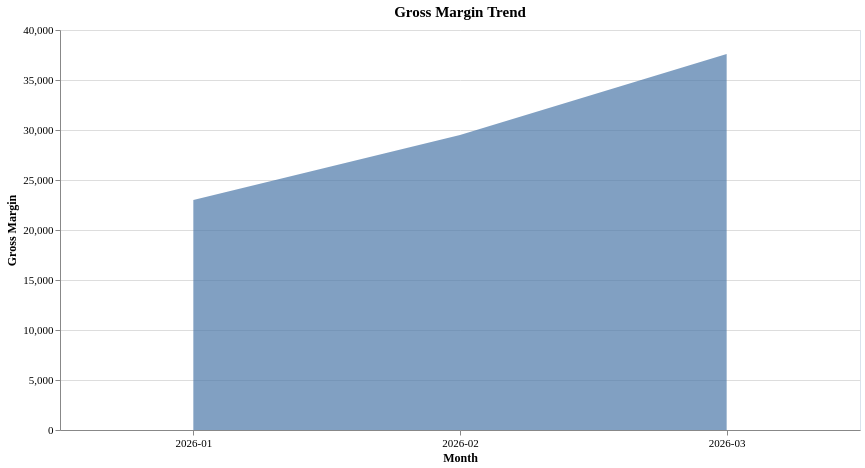

Vega-Lite specification stored for this chart:
### Vega-Lite specification from a JSON file in a GitHub repository (floating-point values rounded to 4 significant figures)
{"config": {"view": {"continuousWidth": 300, "continuousHeight": 300, "stroke": "#d9e2ec"}, "axis": {"labelAngle": 0, "labelFontSize": 11, "titleFontSize": 12, "titleFontWeight": 600, "labelFont": "Hanken Grotesk", "titleFont": "Hanken Grotesk"}, "legend": {"labelFontSize": 11, "titleFontSize": 12, "titleFontWeight": 600, "labelFont": "Hanken Grotesk", "titleFont": "Hanken Grotesk"}, "title": {"fontSize": 15, "fontWeight": 600, "subtitleFontSize": 12, "subtitleFontWeight": 400, "font": "Hanken Grotesk", "subtitleFont": "Hanken Grotesk"}}, "data": {"name": "data-a5580a457c02d3159a1615d25b441f69"}, "mark": {"type": "area", "opacity": 0.7}, "encoding": {"tooltip": [{"field": "month", "type": "nominal"}, {"field": "gross_margin", "type": "quantitative"}], "x": {"axis": {"labelAngle": 0}, "field": "month", "title": "Month", "type": "nominal"}, "y": {"field": "gross_margin", "title": "Gross Margin", "type": "quantitative"}}, "height": 400, "title": "Gross Margin Trend", "width": 800, "$schema": "https://vega.github.io/schema/vega-lite/v6.4.1.json", "datasets": {"data-a5580a457c02d3159a1615d25b441f69": [{"month": "2026-01", "gross_margin": 23000.0}, {"month": "2026-03", "gross_margin": 37600.0}, {"month": "2026-02", "gross_margin": 29500.0}]}}
